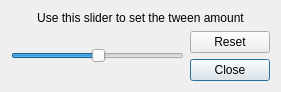
<?xml version="1.0" encoding="UTF-8"?>
<ui version="4.0">
 <class>Dialog</class>
 <widget class="QDialog" name="Dialog">
  <property name="geometry">
   <rect>
    <x>0</x>
    <y>0</y>
    <width>281</width>
    <height>91</height>
   </rect>
  </property>
  <property name="windowTitle">
   <string>Tweener</string>
  </property>
  <layout class="QVBoxLayout" name="verticalLayout">
   <item>
    <layout class="QGridLayout" name="gridLayout">
     <item row="2" column="1">
      <widget class="QPushButton" name="close_button">
       <property name="text">
        <string>Close</string>
       </property>
      </widget>
     </item>
     <item row="1" column="1">
      <widget class="QPushButton" name="reset_button">
       <property name="text">
        <string>Reset</string>
       </property>
      </widget>
     </item>
     <item row="0" column="0" colspan="2">
      <widget class="QLabel" name="label">
       <property name="text">
        <string>Use this slider to set the tween amount</string>
       </property>
       <property name="alignment">
        <set>Qt::AlignCenter</set>
       </property>
      </widget>
     </item>
     <item row="1" column="0" rowspan="2">
      <widget class="QSlider" name="slider">
       <property name="value">
        <number>50</number>
       </property>
       <property name="orientation">
        <enum>Qt::Horizontal</enum>
       </property>
      </widget>
     </item>
    </layout>
   </item>
  </layout>
 </widget>
 <resources/>
 <connections/>
</ui>
